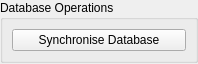
<?xml version="1.0" encoding="UTF-8"?>
<ui version="4.0">
 <class>Database_Operations_Form</class>
 <widget class="QWidget" name="Database_Operations_Form">
  <property name="geometry">
   <rect>
    <x>0</x>
    <y>0</y>
    <width>198</width>
    <height>64</height>
   </rect>
  </property>
  <property name="windowTitle">
   <string>Database Operations</string>
  </property>
  <layout class="QGridLayout" name="Database_Operations_Form_gridLayout">
   <property name="margin">
    <number>0</number>
   </property>
   <item row="0" column="0">
    <widget class="QGroupBox" name="Database_Operations_groupBox">
     <property name="maximumSize">
      <size>
       <width>16777215</width>
       <height>64</height>
      </size>
     </property>
     <property name="title">
      <string>Database Operations</string>
     </property>
     <layout class="QGridLayout" name="Database_Operations_groupBox_gridLayout">
      <property name="sizeConstraint">
       <enum>QLayout::SetMaximumSize</enum>
      </property>
      <item row="0" column="0">
       <widget class="QPushButton" name="Synchronize_Database_pushButton">
        <property name="statusTip">
         <string>Synchronize Database Push Button: Forces Database Synchronization.</string>
        </property>
        <property name="text">
         <string>Synchronise Database</string>
        </property>
       </widget>
      </item>
     </layout>
    </widget>
   </item>
  </layout>
 </widget>
 <resources/>
 <connections/>
</ui>
